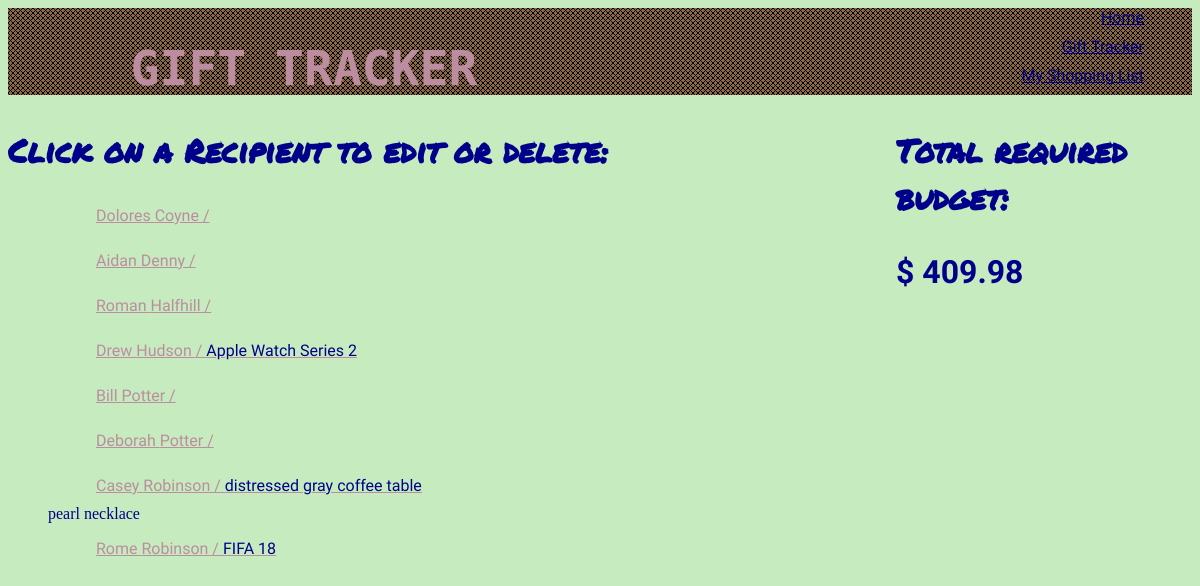
Page /idea_tracker/shoppinglist/ on the earlier database version.
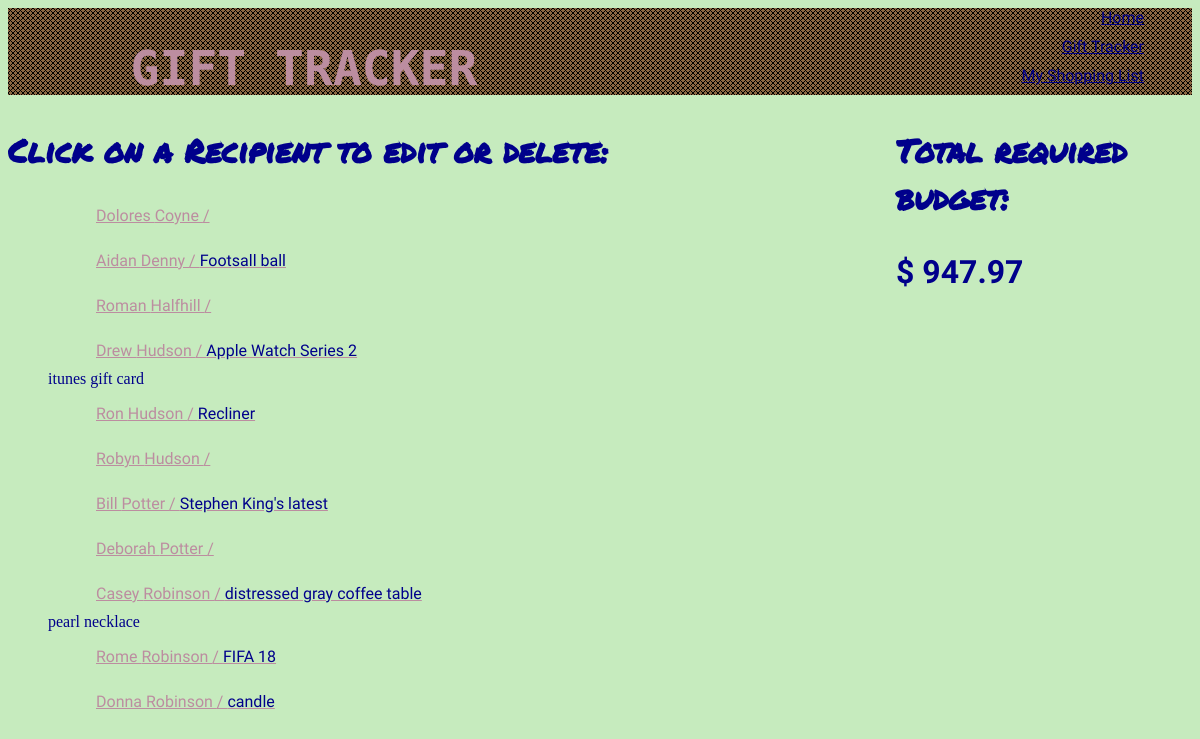
Same page on the later database version.
### idea_tracker/models.py (models this page shows, shortened)
class Recipient(models.Model):
    first_name = models.CharField(max_length=30)
    last_name = models.CharField(max_length=30)
    birthday = models.CharField(max_length=10, blank=True)
    notes = models.TextField(max_length=255, blank=True)

class Gift(models.Model):
    name = models.CharField(max_length=30, blank=True)
    model_number = models.CharField(max_length=30, blank=True)
    price = models.DecimalField(default=0.0, decimal_places=2, max_digits=6)
    recipients = models.ManyToManyField(Recipient, blank=True)
    purchased = models.BooleanField(default=False)
    def __str__(self):
        return "{}".format(self.name)

### idea_tracker/views.py (the view)
def shopping_list(request):
    recipients = models.Recipient.objects.prefetch_related('gift_set').all().order_by('last_name')
    gift_list = models.Gift.objects.all()
    total = []
    for x in gift_list:
        total.append(x.price)
        total_price = sum(total)
    return render(request, 'idea_tracker/shoppinglist.html', {'recipient_list': recipients, 'gift_list': gift_list, 'total_price': total_price})

### idea_tracker/templates/idea_tracker/shoppinglist.html (shortened to what this page needs)
{% extends 'layout.html' %}
{% load static from staticfiles %}
    {% block content %}
    <div class='container'>
        <div>
            <h3> Click on a Recipient to edit or delete:</h3>
                {% for name in recipient_list %}
                    <ul>
                        <li><a href="{{ get_absolute_url }}">{{ name.first_name }} {{ name.last_name }} /
                        {% for gift in name.gift_set.all %}
                         <span style='color:darkblue'>{{ gift }}</span></a></li>
                         {% endfor %}
                    </ul>
                {% endfor %}
        </div>
        <div>
            <h3>Total required budget:</h3>
            <h3 class='price'>$ {{ total_price }}</h3>
        </div>
    </div>
    {% endblock %}

### templates/layout.html (shortened to what this page needs)
<!doctype html>
{% load static from staticfiles %}
<html>
<head>
    <link rel="stylesheet" href="{% static '/css/layout.css' %}">
</head>
<body>
    <div class="hero">
        <header>
            <h1>GIFT TRACKER</h1>
            <nav>
                <ul>
                    <li><a href="/home">Home</a></li>
                    <li><a href="/idea_tracker/forms/recipient_form">Gift Tracker</a></li>
                    <li><a href="/idea_tracker/shoppinglist">My Shopping List</a></li>
                </ul>
            </nav>
        </header>
    </div>
    {% block content %}{% endblock %}
</body>
</html>

### assets/css/layout.css (style rules this page uses)
:root { background: #c6ebbe ; }
header { background: #8b6742; color: #000; background-image: url('../images/pattern2.png'); z-index: 1000; display: grid; grid-template-columns: 1fr 1fr; grid-template-rows: 1fr; grid-template-areas: "title nav"; }
header h1 { grid-area: title; text-align: center; color: #bc8da0; font-family: 'Monoton', cursive; font-size: 3em; margin-bottom: -20px; }
nav { grid-area: nav; }
nav ul { text-align: right; margin: 0 auto; }
nav li, li { font-family: 'Kalam', cursive; display: block; margin: 0 2em; padding: 0 1em 10px; }
a { color: #bc8da0; }
li a { color: darkblue; }
h3, h4 { color: darkblue; font-family: 'Permanent Marker', cursive, 'Courier New', serif; font-size: 2em; }
.container { display: grid; grid-template-columns: 3fr 1fr; }
.price { font-family: 'Kalam', cursive; grid-area: price; }

Differences in the rows shown:
changed Recipient "Aidan": gains Gift (name "Footsall ball")
added Gift: name "itunes gift card", shown under Recipient "Drew"
added Recipient: first_name "Ron", last_name "Hudson"
added Gift: name "Recliner", shown under "Ron"
added Recipient: first_name "Robyn", last_name "Hudson"
added Gift: name "Stephen King's latest", shown under Recipient "Bill"
added Recipient: first_name "Donna", last_name "Robinson"
added Gift: name "candle", shown under "Donna"
Other differences:
{{ total_price }}: "409.98" → "947.97"
